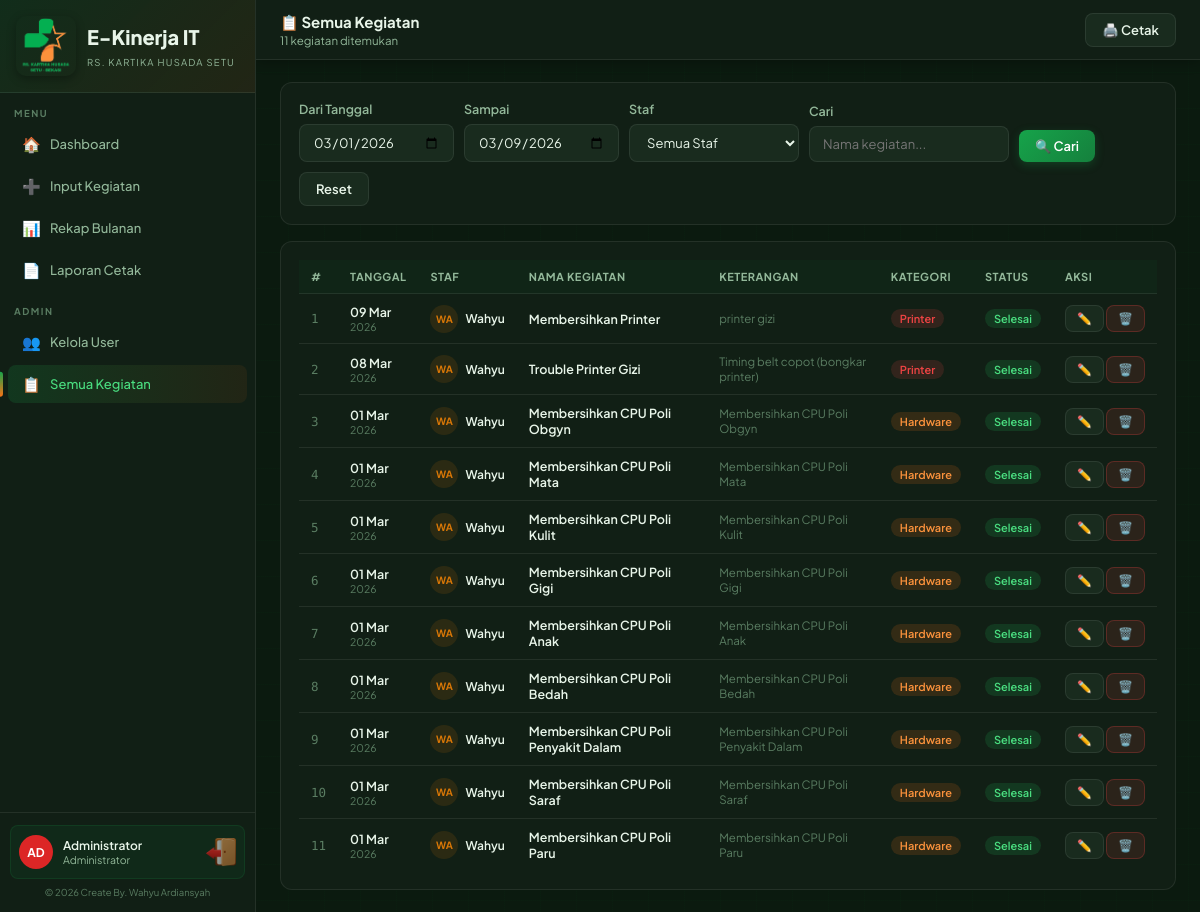
Page /semua_kegiatan.php (signed in) on the committed database.
### tables this page shows
CREATE TABLE kegiatan (
        id INTEGER PRIMARY KEY AUTOINCREMENT,
        user_id INTEGER NOT NULL,
        tanggal DATE NOT NULL,
        nama_kegiatan TEXT NOT NULL,
        keterangan TEXT,
        kategori TEXT DEFAULT 'Lainnya',
        status TEXT DEFAULT 'Selesai',
        created_at DATETIME DEFAULT CURRENT_TIMESTAMP,
        FOREIGN KEY (user_id) REFERENCES users(id)
    );

CREATE TABLE users (
        id INTEGER PRIMARY KEY AUTOINCREMENT,
        username TEXT UNIQUE NOT NULL,
        nama TEXT NOT NULL,
        password TEXT NOT NULL,
        role TEXT DEFAULT 'user',
        created_at DATETIME DEFAULT CURRENT_TIMESTAMP
    );

### semua_kegiatan.php (the view, shortened to what this page needs)
<?php
$db   = getDB();
$cari    = trim($_GET['cari'] ?? '');
$tgl1    = $_GET['tgl1']    ?? date('Y-m-01');
$tgl2    = $_GET['tgl2']    ?? date('Y-m-d');
$where  = ["k.tanggal BETWEEN :tgl1 AND :tgl2"];
$params = [':tgl1'=>$tgl1, ':tgl2'=>$tgl2];
$sql  = "SELECT k.*,u.nama FROM kegiatan k JOIN users u ON k.user_id=u.id WHERE ".implode(' AND ',$where)." ORDER BY k.tanggal DESC, k.created_at DESC LIMIT 200";
$stmt = $db->prepare($sql); $stmt->execute($params);
$rows = $stmt->fetchAll();
include 'includes/header.php';
?>
<div class="main">
  <div class="topbar">
    <div>
      <div class="topbar-title">📋 Semua Kegiatan</div>
      <div class="topbar-sub"><?= count($rows) ?> kegiatan ditemukan</div>
    </div>
    <div class="topbar-right">
      <a href="laporan.php?bulan=<?= date('Y-m') ?>" class="btn btn-secondary" target="_blank">🖨️ Cetak</a>
    </div>
  </div>
  <div class="content">
    <div class="card fade-up" style="margin-bottom:16px">
      <form method="GET" style="display:flex;gap:10px;align-items:flex-end;flex-wrap:wrap;">
        <div>
          <label class="form-label">Dari Tanggal</label>
          <input type="date" name="tgl1" class="form-control" value="<?= $tgl1 ?>" style="width:155px">
        </div>
        <div>
          <label class="form-label">Sampai</label>
          <input type="date" name="tgl2" class="form-control" value="<?= $tgl2 ?>" style="width:155px">
        </div>
        <div>
          <label class="form-label">Staf</label>
          <select name="user_id" class="form-control" style="width:170px">
            <option value="all">Semua Staf</option>
          </select>
        </div>
        <div>
          <label class="form-label">Cari</label>
          <input type="text" name="cari" class="form-control" placeholder="Nama kegiatan..." value="<?= htmlspecialchars($cari) ?>" style="width:200px">
        </div>
        <button type="submit" class="btn btn-primary">🔍 Cari</button>
        <a href="semua_kegiatan.php" class="btn btn-secondary">Reset</a>
      </form>
    </div>
    <div class="card fade-up" style="animation-delay:.1s">
      <div class="table-wrap">
        <table>
          <thead>
            <tr><th>#</th><th>Tanggal</th><th>Staf</th><th>Nama Kegiatan</th><th>Keterangan</th><th>Kategori</th><th>Status</th><th>Aksi</th></tr>
          </thead>
          <tbody>
            <?php if (empty($rows)): ?>
            <tr><td colspan="8" style="text-align:center;color:var(--muted);padding:30px">Tidak ada data</td></tr>
            <?php else: foreach ($rows as $i => $k): ?>
            <tr>
              <td style="color:var(--muted);font-family:'DM Mono',monospace"><?= $i+1 ?></td>
              <td style="white-space:nowrap">
                <div style="font-weight:600"><?= date('d M', strtotime($k['tanggal'])) ?></div>
                <div style="font-size:10.5px;color:var(--muted)"><?= date('Y', strtotime($k['tanggal'])) ?></div>
              </td>
              <td>
                <div style="display:flex;align-items:center;gap:7px">
                  <div class="mini-avatar" style="background:<?= avatarColor($k['nama']) ?>22;color:<?= avatarColor($k['nama']) ?>"><?= strtoupper(substr($k['nama'],0,2)) ?></div>
                  <span style="font-size:12px;font-weight:600"><?= htmlspecialchars(explode(' ',$k['nama'])[0]) ?></span>
                </div>
              </td>
              <td style="font-weight:600;max-width:200px"><?= htmlspecialchars($k['nama_kegiatan']) ?></td>
              <td style="color:var(--muted);font-size:11.5px;max-width:180px"><?= htmlspecialchars(substr($k['keterangan']??'',0,50)) ?><?= strlen($k['keterangan']??'')>50?'...':'' ?></td>
              <td><span class="badge <?= kategoriColor($k['kategori']) ?>"><?= $k['kategori'] ?></span></td>
              <td><span class="badge <?= statusColor($k['status']) ?>"><?= $k['status'] ?></span></td>
              <td style="white-space:nowrap">
                <a href="edit.php?id=<?= $k['id'] ?>&ref=semua" class="btn btn-secondary btn-sm">✏️</a>
                <a href="delete.php?id=<?= $k['id'] ?>&ref=dashboard" class="btn btn-danger btn-sm" onclick="return confirm('Hapus?')">🗑️</a>
              </td>
            </tr>
            <?php endforeach; endif; ?>
          </tbody>
        </table>
      </div>
    </div>
  </div>
</div>
</body></html>

### includes/header.php (style rules this page uses)
:root { --bg:#0b1a0f; --surface:#111f15; --surface2:#192b1e; --border:rgba(255,255,255,0.08); --accent:#16a34a; --accent-light:#4ade80; --accent2:#f97316; --accent2-light:#fb923c; --green:#22c55e; --yellow:#f59e0b; --red:#ef4444; --purple:#a855f7; --text:#e8f5e9; --muted:#5a7d62; --muted2:#93b89a; --sidebar-w:256px; }
* { margin:0;padding:0;box-sizing:border-box; }
body { font-family:'Plus Jakarta Sans',sans-serif;background:var(--bg);color:var(--text);min-height:100vh;display:flex; }
body::before { content:'';position:fixed;inset:0;background-image:linear-gradient(rgba(22,163,74,.025) 1px,transparent 1px),linear-gradient(90deg,rgba(22,163,74,.025) 1px,transparent 1px);background-size:36px 36px;pointer-events:none;z-index:0; }
a { text-decoration:none;color:inherit; }
input,select,textarea { font-family:inherit; }
.main { margin-left:var(--sidebar-w);flex:1;display:flex;flex-direction:column;min-height:100vh;position:relative;z-index:1; }
.topbar { height:60px;background:var(--surface);border-bottom:1px solid var(--border);display:flex;align-items:center;padding:0 24px;gap:12px;position:sticky;top:0;z-index:50;box-shadow:0 1px 12px rgba(0,0,0,.3); }
.topbar-title { font-size:15px;font-weight:700; }
.topbar-sub { font-size:11.5px;color:var(--muted2);margin-top:1px; }
.topbar-right { margin-left:auto;display:flex;align-items:center;gap:10px; }
.content { padding:22px 24px;flex:1; }
.card { background:var(--surface);border:1px solid var(--border);border-radius:12px;padding:18px;transition:box-shadow .2s; }
.btn { display:inline-flex;align-items:center;gap:7px;padding:8px 16px;border-radius:8px;font-size:13px;font-weight:600;cursor:pointer;border:none;transition:all .15s;font-family:inherit;text-decoration:none; }
.btn-primary { background:linear-gradient(135deg,#16a34a,#15803d);color:#fff;box-shadow:0 3px 10px rgba(22,163,74,.25); }
.btn-secondary { background:var(--surface2);color:var(--text);border:1px solid var(--border); }
.btn-danger { background:rgba(239,68,68,.12);color:var(--red);border:1px solid rgba(239,68,68,.25); }
.btn-sm { padding:5px 11px;font-size:12px; }
.form-label { display:block;font-size:12.5px;font-weight:600;color:var(--muted2);margin-bottom:7px; }
.form-control { width:100%;background:var(--surface2);border:1px solid var(--border);border-radius:8px;padding:9px 13px;color:var(--text);font-size:13px;transition:all .15s; }
select.form-control option { background:#192b1e; }
.table-wrap { overflow-x:auto; }
table { width:100%;border-collapse:collapse; }
thead th { text-align:left;padding:10px 12px;font-size:11px;color:var(--muted2);font-weight:700;text-transform:uppercase;letter-spacing:.5px;border-bottom:1px solid var(--border);background:rgba(22,163,74,.04); }
tbody tr { border-bottom:1px solid var(--border);transition:background .1s; }
tbody tr:last-child { border-bottom:none; }
td { padding:10px 12px;font-size:12.5px;vertical-align:middle; }
.badge { display:inline-flex;align-items:center;gap:4px;padding:3px 9px;border-radius:20px;font-size:11px;font-weight:600; }
.badge-green { background:rgba(34,197,94,.15);color:#4ade80; }
.badge-red { background:rgba(239,68,68,.15);color:var(--red); }
.badge-blue { background:rgba(249,115,22,.15);color:var(--accent2-light); }
.mini-avatar { width:28px;height:28px;border-radius:50%;display:flex;align-items:center;justify-content:center;font-size:10px;font-weight:700;flex-shrink:0; }
.fade-up { animation:fadeUp .4s ease both; }

### rows in the picture
kegiatan: tanggal "09 Mar", tanggal "2026", user.nama "WA", user.nama "Wahyu", nama_kegiatan "Membersihkan Printer", keterangan "printer gizi", kategori "Printer", status "Selesai"
kegiatan: tanggal "08 Mar", tanggal "2026", user.nama "WA", user.nama "Wahyu", nama_kegiatan "Trouble Printer Gizi", keterangan "Timing belt copot (bongkar printer)", kategori "Printer", status "Selesai"
kegiatan: tanggal "01 Mar", tanggal "2026", user.nama "WA", user.nama "Wahyu", nama_kegiatan "Membersihkan CPU Poli Obgyn", keterangan "Membersihkan CPU Poli Obgyn", kategori "Hardware", status "Selesai"
kegiatan: tanggal "01 Mar", tanggal "2026", user.nama "WA", user.nama "Wahyu", nama_kegiatan "Membersihkan CPU Poli Mata", keterangan "Membersihkan CPU Poli Mata", kategori "Hardware", status "Selesai"
kegiatan: tanggal "01 Mar", tanggal "2026", user.nama "WA", user.nama "Wahyu", nama_kegiatan "Membersihkan CPU Poli Kulit", keterangan "Membersihkan CPU Poli Kulit", kategori "Hardware", status "Selesai"
kegiatan: tanggal "01 Mar", tanggal "2026", user.nama "WA", user.nama "Wahyu", nama_kegiatan "Membersihkan CPU Poli Gigi", keterangan "Membersihkan CPU Poli Gigi", kategori "Hardware", status "Selesai"
kegiatan: tanggal "01 Mar", tanggal "2026", user.nama "WA", user.nama "Wahyu", nama_kegiatan "Membersihkan CPU Poli Anak", keterangan "Membersihkan CPU Poli Anak", kategori "Hardware", status "Selesai"
kegiatan: tanggal "01 Mar", tanggal "2026", user.nama "WA", user.nama "Wahyu", nama_kegiatan "Membersihkan CPU Poli Bedah", keterangan "Membersihkan CPU Poli Bedah", kategori "Hardware", status "Selesai"
kegiatan: tanggal "01 Mar", tanggal "2026", user.nama "WA", user.nama "Wahyu", nama_kegiatan "Membersihkan CPU Poli Penyakit Dalam", keterangan "Membersihkan CPU Poli Penyakit Dalam", kategori "Hardware", status "Selesai"
kegiatan: tanggal "01 Mar", tanggal "2026", user.nama "WA", user.nama "Wahyu", nama_kegiatan "Membersihkan CPU Poli Saraf", keterangan "Membersihkan CPU Poli Saraf", kategori "Hardware", status "Selesai"
kegiatan: tanggal "01 Mar", tanggal "2026", user.nama "WA", user.nama "Wahyu", nama_kegiatan "Membersihkan CPU Poli Paru", keterangan "Membersihkan CPU Poli Paru", kategori "Hardware", status "Selesai"

### other values in the picture
substr($user['nama'],0,2) "AD"
$user['nama'] "Administrator"
count($rows) "11"
